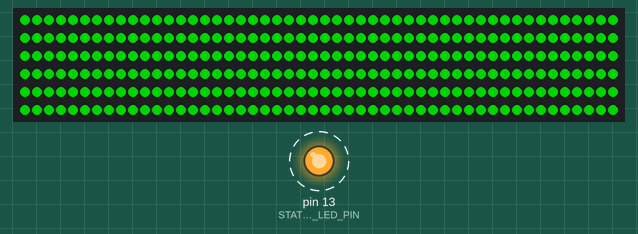
Simulated run of this sketch. Board: Arduino Uno, built with avr-gcc and run on an emulated ATmega328P. Parts: 300 RGB LEDs in strip order, left to right, continuing on the next row, output pins drawn as LEDs (lit = HIGH). Dashed ring = blinking. Dim RGB values are drawn brighter than linear; colours are those a GRB WS2812 strip shows for the declared byte order.

Above: at 1.41 s.
At 1.93 s:
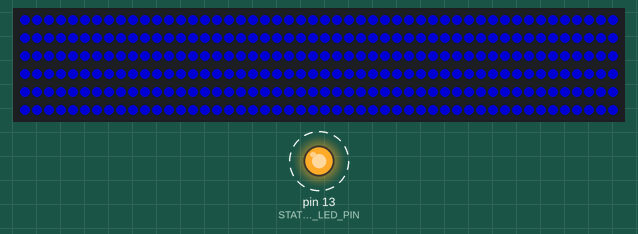
At 2.46 s:
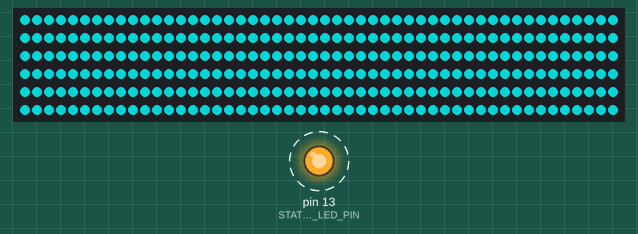
At 2.99 s:
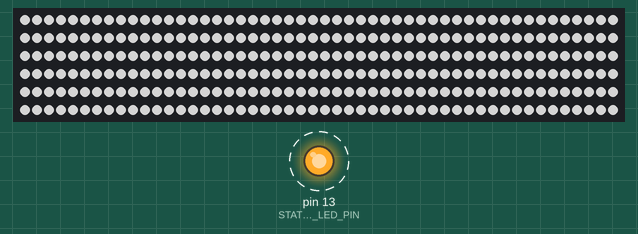
Timing chart, 0 to 40.0 s (numbered marks = the images above):
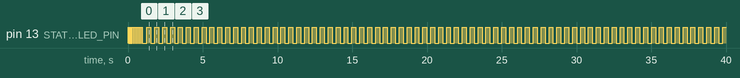

Measured:
- by itself, pin 13 (STATUS_LED_PIN): goes 9 × (LOW 0.05 s, HIGH 0.05 s), 73 × (LOW 0.31 s, HIGH 0.26 s), LOW 0.26 s, then HIGH
- by itself, everything shown: repeats every 2.1 s, in 8 steps

The sketch:

striptest_arduino_ws2812.ino
```cpp
#include <FastLED.h>

// string settings
#define LEDS_PER_STRING 300
#define STRING1_PIN 3
#define MAX_BRIGHT 128
#define STATUS_LED_PIN 13

CRGB leds[LEDS_PER_STRING];

void setup() {
  // initialize strings memory and pins
  FastLED.addLeds<WS2812B, STRING1_PIN, RGB>(leds, LEDS_PER_STRING);

pinMode(STATUS_LED_PIN, OUTPUT);
  for (int i = 0; i < 10; i++) {
    digitalWrite(STATUS_LED_PIN, HIGH);
    delay(50);
    digitalWrite(STATUS_LED_PIN, LOW);
    delay(50);
  }
}

void loop() {
  // off
  digitalWrite(STATUS_LED_PIN, LOW);
  setString(0, 0, 0);
  delay(250);

  // red
  digitalWrite(STATUS_LED_PIN, HIGH);
  setString(MAX_BRIGHT, 0, 0);
  delay(250);

  // green
  digitalWrite(STATUS_LED_PIN, LOW);
  setString(0, MAX_BRIGHT, 0);
  delay(250);

  // blue
  digitalWrite(STATUS_LED_PIN, HIGH);
  setString(0, 0, MAX_BRIGHT);
  delay(250);

  // red + green
  digitalWrite(STATUS_LED_PIN, LOW);
  setString(MAX_BRIGHT, MAX_BRIGHT, 0);
  delay(250);

  // red + blue
  digitalWrite(STATUS_LED_PIN, HIGH);
  setString(MAX_BRIGHT, 0, MAX_BRIGHT);
  delay(250);

  // green + blue
  digitalWrite(STATUS_LED_PIN, LOW);
  setString(0, MAX_BRIGHT, MAX_BRIGHT);
  delay(250);

  // white
  digitalWrite(STATUS_LED_PIN, HIGH);
  setString(MAX_BRIGHT, MAX_BRIGHT, MAX_BRIGHT);
  delay(250);
}

void setString(int red, int green, int blue) {
  for (int i = 0; i < LEDS_PER_STRING; i++) {
    leds[i] = CRGB(red, green, blue);
  }
  FastLED.show();
}
```
